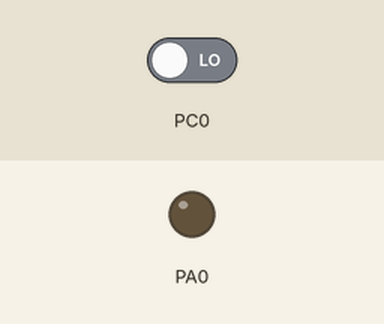
Bench run of a program on a simulated ATmega32, built with avr-gcc and emulated at 16 MHz. Parts: output pins drawn as LEDs (lit = HIGH). Dashed ring = blinking. Inputs (shaded band) come from the test bench; at power-on: PC0 LOW.

Above: at 1.5 s.
1.6 s: PC0 driven HIGH
At 1.85 s:
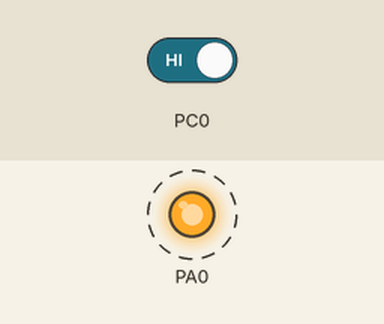
4.6 s: PC0 driven LOW
At 4.6 s:
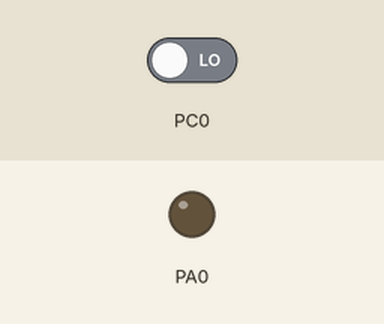
Timing chart, 0 to 7.6 s (numbered marks = the images above; inputs shaded):
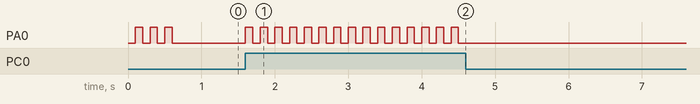

The program:

main.cpp
```cpp
/*
 * digitalIO.cpp
 *
 * Created: 25-Aug-19 1:10:25 PM
 * Author : Shimanto
 */

#define F_CPU 16000000UL
#include <avr/io.h>
#include <util/delay.h>

int main(void)
{
	DDRA |= (1<<0); //setting A0 as output
	DDRC &= ~(1<<0); //setting C0 as input
	PORTA &= (1<<0);
	_delay_ms(100);
	for(int i = 0; i<6; i++)
	{
		PORTA ^= (1<<0); //toggle A0
		_delay_ms(100);
	}
	/* Replace with your application code */
    while (1)
    {
		if((PINC & (1<<0)) == 1)
		{
			PORTA ^= (1<<0); //toggle A0
			_delay_ms(100);
		}

    }
}
```

Measured:
- after the input at 1.6 s, PA0: alternates HIGH for 0.10 s and LOW for 0.10 s, starting at once
- after the input at 4.6 s, PA0: stops changing and stays LOW
- by itself, PA0: alternates HIGH for 0.10 s and LOW for 0.10 s, 6 changes in all, then stays LOW
